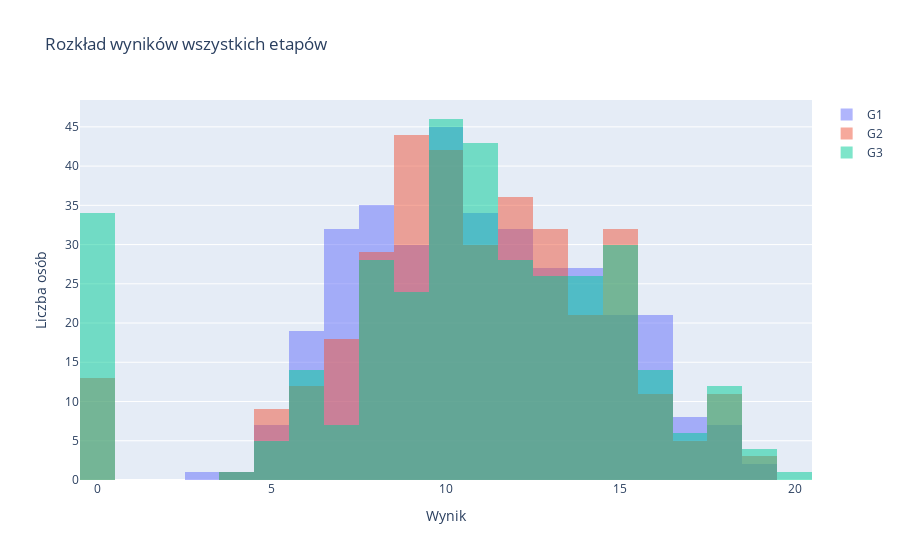

Write notebook code for a chart like this one.
### Code cell
fig = go.Figure()
fig.add_trace(go.Histogram(x=dane.G1,opacity=0.5,name="G1"))
fig.add_trace(go.Histogram(x=dane.G2,opacity=0.5,name="G2"))
fig.add_trace(go.Histogram(x=dane.G3,opacity=0.5,name="G3"))

fig.update_layout(
    title_text="Rozkład wyników wszystkich etapów",
    xaxis_title_text='Wynik',
    yaxis_title_text='Liczba osób',
    barmode='overlay')


fig.show()

### Figure 1 — Plotly figure (JSON) as saved in the notebook; plotly's stock layout.template omitted (floating-point values rounded to 4 significant figures; data arrays with more than 128 entries replaced by an {"elided": "..."} marker saying what was removed)
{"data": [{"name": "G1", "opacity": 0.5, "type": "histogram", "x": {"elided": "349 int values"}}, {"name": "G2", "opacity": 0.5, "type": "histogram", "x": {"elided": "349 int values"}}, {"name": "G3", "opacity": 0.5, "type": "histogram", "x": {"elided": "349 int values"}}], "layout": {"barmode": "overlay", "title": {"text": "Rozkład wyników wszystkich etapów"}, "xaxis": {"title": {"text": "Wynik"}}, "yaxis": {"title": {"text": "Liczba osób"}}}}
